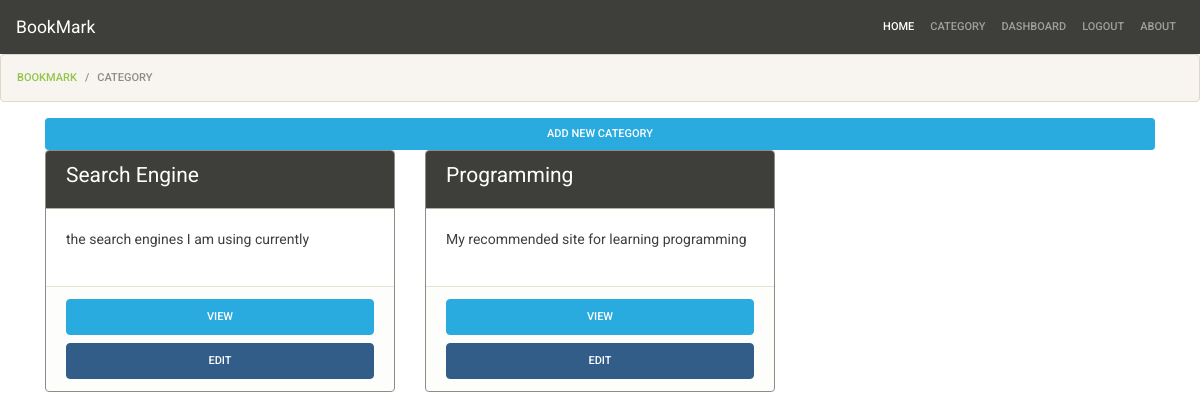
Before: /bookmark/category/ (signed in) with the older database file.
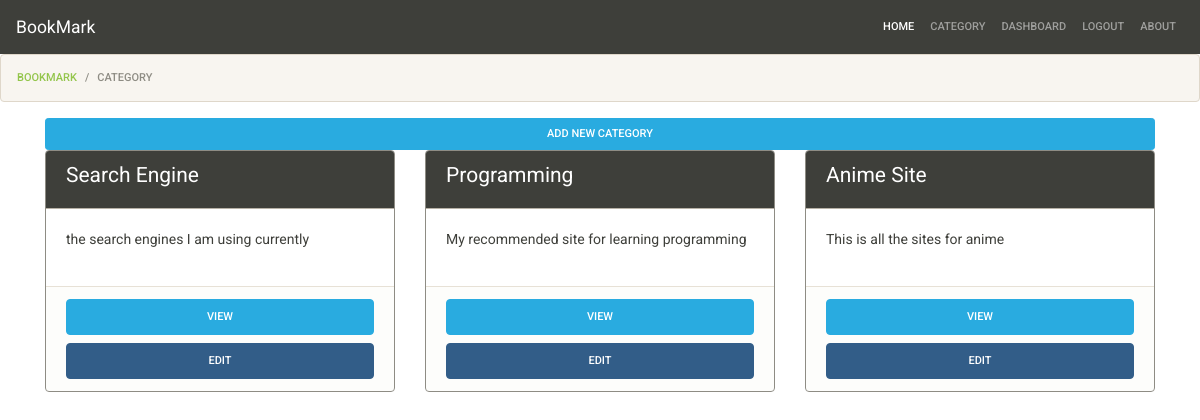
After: the same page with the newer database file.
### bookmarks/models.py (models this page shows, shortened)
class Category(models.Model):
    title       = models.CharField(max_length=120)
    description = models.TextField(blank=True,null=True)
    added_by    = models.ForeignKey(User,related_name='categories', on_delete=models.CASCADE)
    created_at  = models.DateTimeField(auto_now_add=True)

### bookmarks/views.py (the view)
# urls.py: path('category/',categoriesView,name='bookmark-category'),
@login_required
def categoriesView(request):
    template_name = 'bookmarks/categories.html'
    category = Category.objects.filter(added_by=request.user)
    context = {
        'category':category,
    }
    return render(request,template_name,context)

### bookmarks/templates/bookmarks/categories.html
{% extends 'base.html' %}
{%block content %}
<ol class="breadcrumb">
    <li class="breadcrumb-item"><a href="{% url 'bookmark-page' %}">Bookmark</a></li>
    <li class="breadcrumb-item active">Category</li>
  </ol>
<div class="container mt-1">
    <a href="{%url 'bookmark-category-add' %}" class="btn btn-block btn-sm btn-info">Add New Category</a>
    <div class="row">
        {% if category %}
        {%for cat in category %}
        <div class="col-md-4">
            <div class="card border border-secondary mb-2">
                <div class="card-header bg-primary text-white">
                    <h4>{{cat.title}}</h4>
                </div>
                <div class="card-body">
                    <p>{{cat.description}}</p>
                </div>
                <div class="card-footer">
                    <a href="{% url 'bookmark-category-detail' cat.id %}" class="btn btn-info btn-block">View</a>
                    <a href="{% url 'bookmark-category-edit' cat.id %}" class="btn btn-primary btn-block">Edit</a>
                </div>
            </div>
        </div>
        {% endfor%}
        {%endif%}
    </div>
</div>
{% endblock %}

Changed rows visible on the page:
added Category: title "Anime Site", description "This is all the sites for anime"
